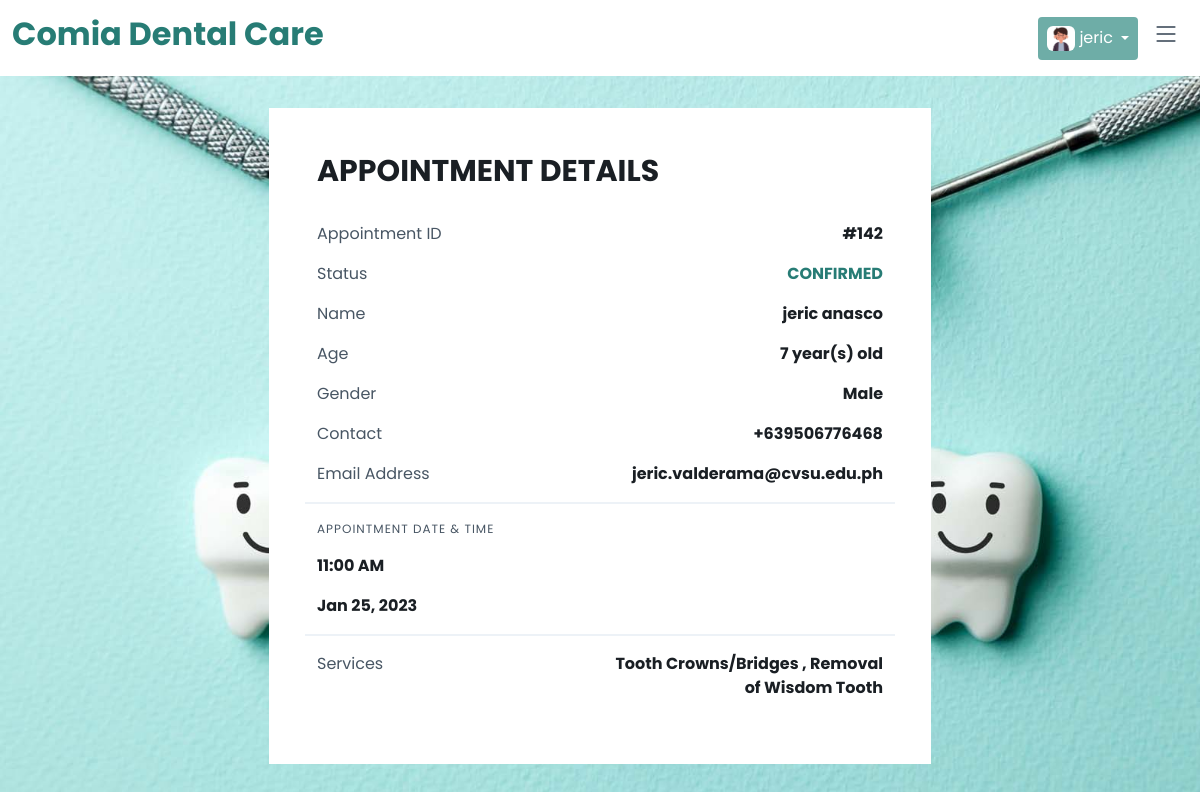
Page /my-appointment.php?appointment_id=142 (signed in) on the earlier database version.
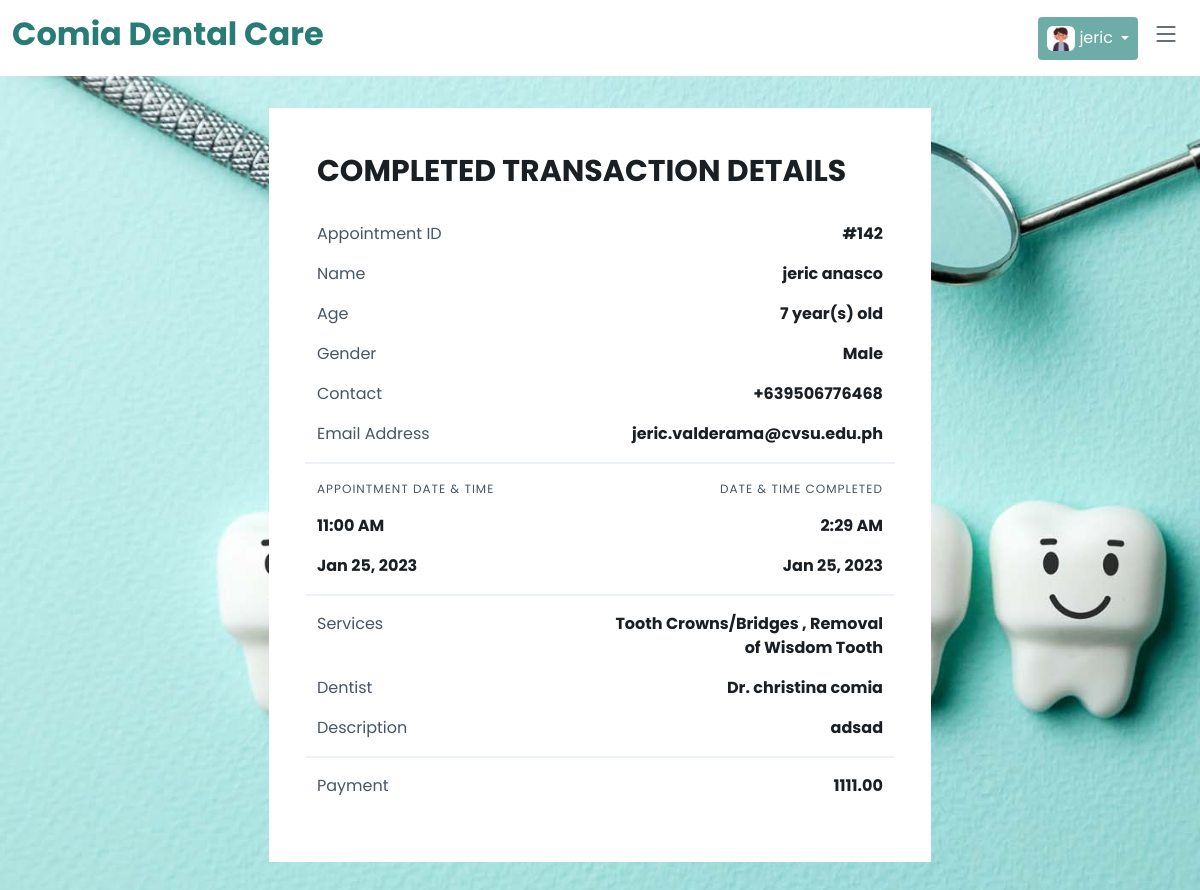
Same page on the later database version.
### tables this page shows
CREATE TABLE `tbl_appointment` (
  `appointment_id` int(11) NOT NULL,
  `user_id` int(11) NOT NULL,
  `firstname` varchar(255) NOT NULL,
  `lastname` varchar(255) NOT NULL,
  `gender` varchar(255) NOT NULL,
  `age` int(11) NOT NULL,
  `contact` varchar(255) NOT NULL,
  `appointment_date` date NOT NULL,
  `appointment_time` time NOT NULL,
  `service` varchar(255) NOT NULL,
  `dentist` varchar(255) NOT NULL,
  `status` varchar(255) NOT NULL,
  `description` varchar(255) NOT NULL,
  `payment` decimal(10,2) NOT NULL,
  `date_completed` date NOT NULL,
  `time_completed` time NOT NULL,
  `reason` varchar(255) NOT NULL,
  `reason2` varchar(55) NOT NULL,
  `request` text NOT NULL,
  `diagram` text NOT NULL
);

CREATE TABLE `tbl_user` (
  `user_id` int(11) NOT NULL,
  `firstname` varchar(255) DEFAULT NULL,
  `lastname` varchar(255) DEFAULT NULL,
  `contact` varchar(255) DEFAULT NULL,
  `email` varchar(255) DEFAULT NULL,
  `password` varchar(255) DEFAULT NULL,
  `verified` varchar(255) DEFAULT NULL,
  `vkey` varchar(255) DEFAULT NULL,
  `profile_image` varchar(255) DEFAULT NULL,
  `birthdate` date NOT NULL
);

### my-appointment.php (the view, shortened to what the changed rows need)
<?php
include './database/config.php';
include './components/header.php';
if(!isset($_GET['appointment_id'])) {
    ?>
<script>
location.href = 'appointment-list.php';
</script>
<?php
} else {
    $appointment_id = $_GET['appointment_id'];
        ?>
<?php
}
 ?>
<section class="mt-5 mx-4">
    <?php
    $user_id = $_SESSION['user_id'];
    $get_email = mysqli_query($conn, "SELECT * FROM tbl_user WHERE user_id = $user_id");
    $fetch = mysqli_fetch_array($get_email);
    $get_appointment = mysqli_query($conn, "SELECT * FROM tbl_appointment WHERE appointment_id = $appointment_id AND user_id = $user_id");
    foreach($get_appointment as $row) {
    ?>
    <div class="row d-flex justify-content-center">
        <div class="col-sm-10 col-md-7">
            <div class="bg-white p-5 border-0">
                <h1 class="sm-text-lg all-font-roboto"
                    style="font-weight: 700; line-height: 100%; margin: 0; margin-bottom: 4px; font-size: 30px;">
                    <?php
                    if($row['status'] == 'COMPLETED') {
                        ?>
                        COMPLETED TRANSACTION DETAILS
                        <?php
                    } else {
                        ?>
                        APPOINTMENT DETAILS
                        <?php
                    }
                    ?>
                </h1>
                <div style="line-height: 32px;">&zwnj;</div>
                <div class="row">
                    <div class="col-md-6">
                        <p class="text-secondary">Appointment ID</p>
                    </div>
                    <div class="col-md-6 text-md-end">
                        <p class="fw-bold">#<?= $row['appointment_id'] ?></p>
                    </div>
                </div>
                <?php
                if($row['status'] != 'COMPLETED') {
                ?>
                <div class="row">
                    <div class="col-md-6">
                        <p class="text-secondary">Status</p>
                    </div>
                    <div class="col-md-6 text-md-end">
                        <p style="color: #277c75;" class="fw-bold"><?= $row['status'] ?></p>
                    </div>
                </div>
                <?php
                }
                ?>
                <div class="row">
                    <div class="col-md-6">
                        <p class="text-secondary">Name</p>
                    </div>
                    <div class="col-md-6 text-md-end">
                        <p class="fw-bold"><?= $row['firstname'] . ' ' . $row['lastname'] ?></p>
                    </div>
                </div>
                <div class="row">
                    <div class="col-md-6">
                        <p class="text-secondary">Age</p>
                    </div>
                    <div class="col-md-6 text-md-end">
                        <p class="fw-bold"><?= $row['age'] . ' year(s) old' ?></p>
                    </div>
                </div>
                <div class="row">
                    <div class="col-md-6">
                        <p class="text-secondary">Gender</p>
                    </div>
                    <div class="col-md-6 text-md-end">
                        <p class="fw-bold"><?= $row['gender'] ?></p>
                    </div>
                </div>
                <div class="row">
                    <div class="col-md-6">
                        <p class="text-secondary">Contact</p>
                    </div>
                    <div class="col-md-6 text-md-end">
                        <p class="fw-bold"><?= '+63'.$row['contact'] ?></p>
                    </div>
                </div>
                <div class="row">
                    <div class="col-md-6">
                        <p class="text-secondary">Email Address</p>
                    </div>
                    <div class="col-md-6 text-md-end">
                        <p class="fw-bold"><?= $fetch['email'] ?></p>
                    </div>
                </div>
                <div class="row mb-3">
                    <div style="background-color: #edf2f7; height: 2px; line-height: 2px;">&zwnj;</div>
                </div>
                <div class="row">
                    <div class="col-md-6">
                        <p style="font-size: 12px; text-transform: uppercase; letter-spacing: 1px;" class="text-secondary">Appointment Date & Time</p>
                        <p class="fw-bold"><?php if($row['appointment_time'] != '00:00:00') { echo date('g:i A', strtotime($row['appointment_time'])); } else { echo 'N/A'; } ?></p>
                        <p class="fw-bold"><?= date('M d, Y', strtotime($row['appointment_date'])) ?></p>
                    </div>
                    <?php
                    if($row['status'] == 'COMPLETED') {
                    ?>
                    <div class="col-md-6 text-md-end">
                        <p style="font-size: 12px; text-transform: uppercase; letter-spacing: 1px;" class="text-secondary">Date & Time Completed</p>
                        <p class="fw-bold"><?php if($row['time_completed'] != '00:00:00') { echo date('g:i A', strtotime($row['time_completed'])); } else { echo 'N/A'; } ?></p>
                        <p class="fw-bold"><?= date('M d, Y', strtotime($row['date_completed'])) ?></p>
                    </div>
                    <?php
                    }
                    ?>
                </div>
                <div class="row mb-3">
                    <div style="background-color: #edf2f7; height: 2px; line-height: 2px;">&zwnj;</div>
                </div>
                <div class="row">
                    <div class="col-md-6">
                        <p class="text-secondary">Services</p>
                    </div>
                    <div class="col-md-6 text-md-end">
                        <p class="fw-bold"><?= $row['service'] ?></p>
                    </div>
                </div>
                <?php
                if($row['status'] == 'COMPLETED') {
                ?>
                <div class="row">
                    <div class="col-md-6">
                        <p class="text-secondary">Dentist</p>
                    </div>
                    <div class="col-md-6 text-md-end">
                        <p class="fw-bold"><?= $row['dentist'] ?></p>
                    </div>
                </div>
                <div class="row">
                    <div class="col-md-6">
                        <p class="text-secondary">Description</p>
                    </div>
                    <div class="col-md-6 text-md-end">
                        <p class="fw-bold"><?= $row['description'] ?></p>
                    </div>
                </div>
                <div class="row mb-3">
                    <div style="background-color: #edf2f7; height: 2px; line-height: 2px;">&zwnj;</div>
                </div>
                <div class="row">
                    <div class="col-md-6">
                        <p class="text-secondary">Payment</p>
                    </div>
                    <div class="col-md-6 text-md-end">
                        <p class="fw-bold"><?= $row['payment'] ?></p>
                    </div>
                </div>
                <?php
                }
                ?>
            </div>
        </div>
    </div>
    <?php
    }
    ?>
</section>
<?php include './components/bottom.php'; ?>

Differences in the rows shown:
changed tbl_appointment "jeric": time_completed (not shown) → "2:29 AM"; date_completed (not shown) → "Jan 25, 2023"; dentist (not shown) → "Dr. christina comia"; description (not shown) → "adsad"; payment (not shown) → "1111.00"; status "CONFIRMED" → (not shown); status "APPOINTMENT DETAILS Status" → "COMPLETED TRANSACTION DETAILS DATE & TIME COMPLETED Dentist Description Payment"
